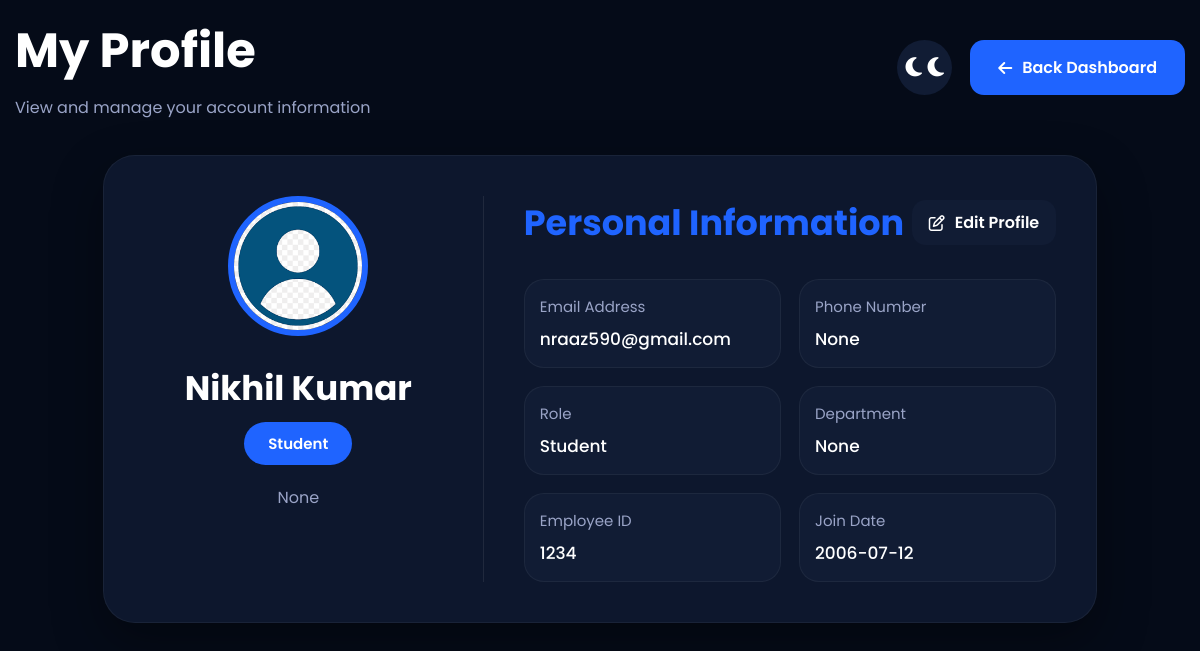
Screenshot of /profile (signed in) with the database file from the repository.
### tables this page shows
CREATE TABLE users(

        id INTEGER PRIMARY KEY AUTOINCREMENT,

        role TEXT,

        full_name TEXT,

        username TEXT UNIQUE,

        email TEXT,

        password TEXT,

        dob TEXT,

        department TEXT,

        school_name TEXT,

        phone TEXT,

        profile_image TEXT DEFAULT 'default.png',

        education_type TEXT,

        stream TEXT,

        specialization TEXT,

        board TEXT,

        branch TEXT,

        semester TEXT

    , employee_id TEXT, join_date TEXT, bio TEXT);

### app.py (the view)
@app.route("/profile")
def profile():
    if "user" not in session:
        return redirect("/")
    user = get_user(session["user"])
    return render_template(
        "profile.html",
        user=user
    )

### database.py (called while the page is built)
def get_user(username):
    conn = sqlite3.connect("students.db")
    conn.row_factory = sqlite3.Row
    cursor = conn.cursor()
    cursor.execute("""

    SELECT *

    FROM users

    WHERE username=?

    """,(username,))
    user = cursor.fetchone()
    conn.close()
    return user

### templates/profile.html (shortened to what this page needs)
<!DOCTYPE html>
<html lang="en">
<head>
<link rel="stylesheet"
href="{{ url_for('static',
filename='css/profile.css') }}">
<link rel="stylesheet"
href="{{ url_for('static',
filename='fontawesome/css/all.min.css') }}">
</head>
<body>
<div class="profile-page">
    <div class="profile-header">
        <div>
            <h1>
                My Profile
            </h1>
            <p>
                View and manage your
                account information
            </p>
        </div>
        <div class="header-right">
            <button class="theme-btn"
            onclick="toggleTheme()">
                <i class="fa-solid fa-moon">  🌙</i>
            </button>
            <a href="/dashboard"
            class="back-btn">
                <i class="fa-solid fa-arrow-left"></i>
                Back Dashboard
            </a>
        </div>
    </div>
    <div class="profile-card">
        <div class="profile-left">
            {% if user['profile_image'] %}
            <img src="{{ url_for('static',
            filename='uploads/' + user['profile_image']) }}">
            {% else %}
            <img src="{{ url_for('static',
            filename='images/user.png') }}">
            {% endif %}
            <h2>
                {{ user['full_name'] }}
            </h2>
            <span>
                {{ user['role'] }}
            </span>
            {% if user['bio'] %}
            <p>
                {{ user['bio'] }}
            </p>
            {% else %}
            <p>
                Dedicated educator with passion
                for student success and
                performance analysis.
            </p>
            {% endif %}
        </div>
        <div class="profile-right">
            <div class="info-header">
                <h3>
                    Personal Information
                </h3>
                <a href="/edit-profile"
                class="edit-btn">
                    <i class="fa-regular fa-pen-to-square"></i>
                    Edit Profile
                </a>
            </div>
            <div class="info-grid">
                <div class="info-item">
                    <label>
                        Email Address
                    </label>
                    <p>
                        {{ user['email'] }}
                    </p>
                </div>
                <div class="info-item">
                    <label>
                        Phone Number
                    </label>
                    <p>
                        {% if user['phone'] %}
                            {{ user['phone'] }}
                        {% else %}
                            Not Added
                        {% endif %}
                    </p>
                </div>
                <div class="info-item">
                    <label>
                        Role
                    </label>
                    <p>
                        {{ user['role'] }}
                    </p>
                </div>
                <div class="info-item">
                    <label>
                        Department
                    </label>
                    <p>
                        {% if user['department'] %}
                            {{ user['department'] }}
                        {% else %}
                            Not Added
                        {% endif %}
                    </p>
                </div>
                <div class="info-item">
                    <label>
                        Employee ID
                    </label>
                    <p>
                        {% if user['employee_id'] %}
                            {{ user['employee_id'] }}
                        {% else %}
                            Not Added
                        {% endif %}
                    </p>
                </div>
                <div class="info-item">
                    <label>
                        Join Date
                    </label>
                    <p>
                        {% if user['join_date'] %}
                            {{ user['join_date'] }}
                        {% else %}
                            Not Added
                        {% endif %}
                    </p>
                </div>
            </div>
        </div>
    </div>
</div>
</body>
</html>

### static/css/profile.css (style rules this page uses)
* { margin:0; padding:0; box-sizing:border-box; }
body { font-family:'Poppins',sans-serif; background:#050b18; color:white; min-height:100vh; padding:15px; transition:0.3s; overflow-x:hidden; }
.profile-page { width:100%; max-width:1450px; margin:auto; }
.profile-header { display:flex; justify-content:space-between; align-items:center; margin-bottom:35px; }
.profile-header h1 { font-size:48px; font-weight:700; color:white; }
.profile-header p { color:#9aa4c7; margin-top:8px; }
.header-right { display:flex; align-items:center; gap:18px; }
.theme-btn { width:55px; height:55px; border:none; border-radius:50%; background:#111c34; color:white; font-size:22px; cursor:pointer; transition:0.3s; }
.back-btn { padding:15px 28px; background:#1f64ff; color:white; text-decoration:none; border-radius:14px; font-weight:600; display:flex; align-items:center; gap:10px; transition:0.3s; }
.profile-card { background:#0d172d; width:85%; margin: auto auto; border-radius:32px; padding:40px; display:grid; grid-template-columns:340px 1fr; gap:40px; border:1px solid rgba(255,255,255,0.05); box-shadow: 0 20px 50px rgba(0,0,0,0.35); transition:0.3s; }
.profile-left { text-align:center; border-right:1px solid rgba(255,255,255,0.08); padding-right:30px; }
.profile-left img { width:140px; height:140px; border-radius:50%; object-fit:cover; border:6px solid #1f64ff; margin-bottom:20px; transition:0.3s; }
.profile-left h2 { font-size:34px; margin-bottom:8px; }
.profile-left span { display:inline-block; background:#1f64ff; padding:10px 24px; border-radius:40px; font-size:15px; font-weight:600; margin-bottom:20px; }
.profile-left p { color:#9aa4c7; line-height:1.65; font-size:16px; }
.info-header { display:flex; justify-content:space-between; align-items:center; margin-bottom:30px; }
.info-header h3 { font-size:35px; color:#1f64ff; }
.edit-btn { background:#111c34; color:#ffffff; padding:10px 17px; border-radius:14px; text-decoration:none; display:flex; align-items:center; gap:10px; font-weight:600; transition:0.3s; }
.info-grid { display:grid; grid-template-columns:1fr 1fr; gap:18px; }
.info-item { background:#111c34; border-radius:20px; padding:15px; border:1px solid rgba(255,255,255,0.05); transition:0.3s; }
.info-item label { display:block; color:#9aa4c7; margin-bottom:8px; font-size:15px; }
.info-item p { font-size:17px; font-weight:500; color:white; word-break:break-word; }

### rows the page displays
users: profile_image (placeholder picture), full_name "Nikhil Kumar", role "Student", bio "None", email "nraaz590@gmail.com", phone "None", department "None", employee_id "1234", join_date "2006-07-12"
